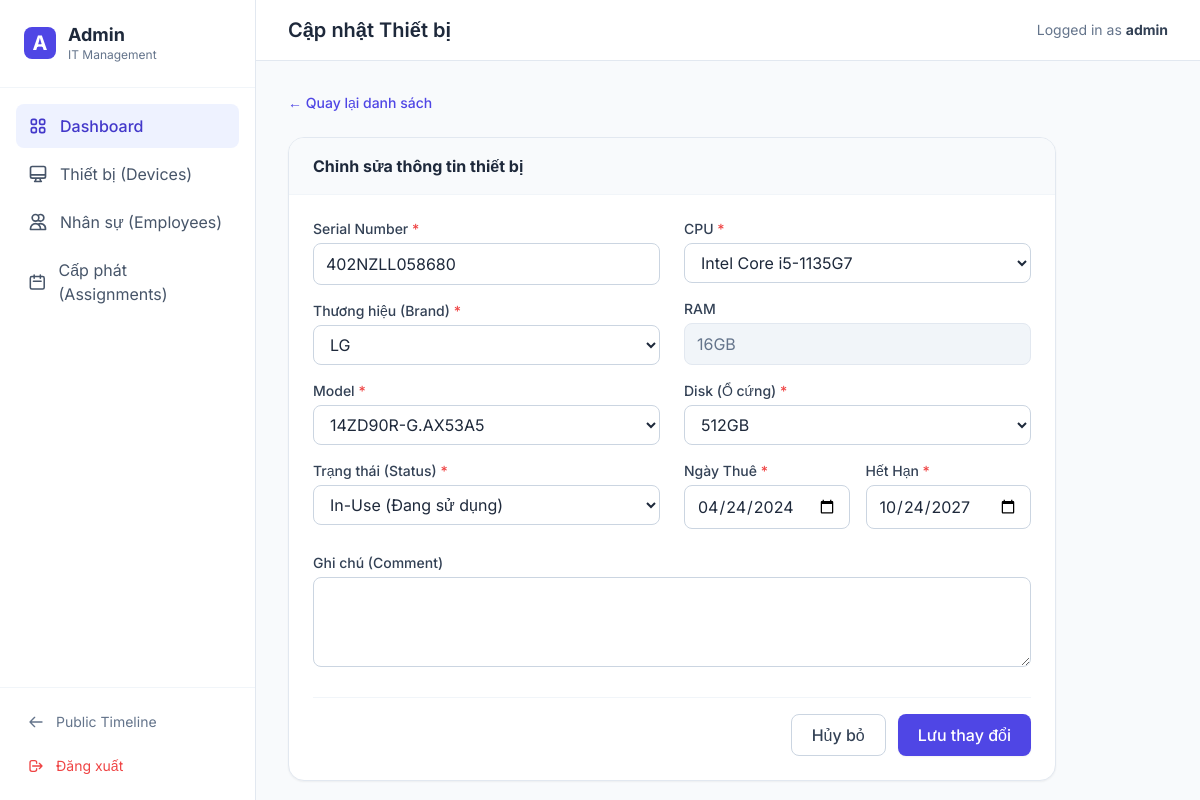
The page /admin/device/edit/72 (signed in) on the database its author committed.
### models.py (models this page shows)
class AdminUser(UserMixin, db.Model):
    __tablename__ = 'admin_user'
    id = db.Column(db.Integer, primary_key=True)
    username = db.Column(db.String(80), unique=True, nullable=False)
    password_hash = db.Column(db.String(255), nullable=False)

class Device(db.Model):
    __tablename__ = 'device'
    id = db.Column(db.Integer, primary_key=True)
    serial_number = db.Column(db.String(100), unique=True, nullable=False)
    rent_startdate = db.Column(db.Date, nullable=False)
    rent_expired = db.Column(db.Date, nullable=False)
    model = db.Column(db.String(100), nullable=False)
    brandname = db.Column(db.String(100), nullable=False)
    cpu = db.Column(db.String(100))
    ram = db.Column(db.String(50))
    disk = db.Column(db.String(50))
    status = db.Column(db.String(50), nullable=False, default="Active")
    comment = db.Column(db.Text)
    assignments = db.relationship('Assignment', backref='device', lazy=True)

### app.py (the view, shortened to what this page needs)
@app.route('/admin/device/create', methods=['GET', 'POST'])
@app.route('/admin/device/edit/<int:device_id>', methods=['GET', 'POST'])
@login_required
def admin_device_form(device_id=None):
    from models import Device
    from datetime import datetime
    device = Device.query.get_or_404(device_id) if device_id else None
    return render_template('admin_device_form.html', device=device)

### app.py (called while the page is built)
@login_manager.user_loader
def load_user(user_id):
    from models import AdminUser
    return AdminUser.query.get(int(user_id))

### templates/admin_device_form.html (shortened to what this page needs)
{% extends "admin_layout.html" %}
{% block header_title %}{{ 'Cập nhật' if device else 'Thêm Mới' }} Thiết bị{% endblock %}
{% block content %}
<div class="mb-6">
    <a href="{{ url_for('admin_devices') }}"
        class="text-sm text-indigo-600 hover:text-indigo-800 font-medium flex items-center gap-1">
        &larr; Quay lại danh sách
    </a>
</div>
<div class="bg-white rounded-2xl shadow-sm border border-slate-200 overflow-hidden max-w-3xl">
    <div class="px-6 py-4 border-b border-slate-100 bg-slate-50">
        <h3 class="font-bold text-slate-800">{{ 'Chỉnh sửa thông tin thiết bị' if device else 'Nhập thông tin thiết bị
            mới' }}</h3>
    </div>
    <form method="POST" class="p-6">
        <div class="grid grid-cols-1 md:grid-cols-2 gap-6 mb-6">
            <div class="space-y-4">
                <div>
                    <label class="block text-sm font-medium text-slate-700 mb-1">Serial Number <span
                            class="text-red-500">*</span></label>
                    <input type="text" name="serial_number" value="{{ device.serial_number if device else '' }}"
                        required
                        class="w-full px-3 py-2 border border-slate-300 rounded-lg focus:ring-2 focus:ring-indigo-500 focus:border-indigo-500">
                </div>
                <div>
                    <label class="block text-sm font-medium text-slate-700 mb-1">Thương hiệu (Brand) <span
                            class="text-red-500">*</span></label>
                    <select name="brandname"
                        class="w-full px-3 py-2 border border-slate-300 rounded-lg focus:ring-2 focus:ring-indigo-500 focus:border-indigo-500 bg-white">
                        <option value="LG" {% if brandname and device.brandname=='LG' %}selected{% endif %}>LG</option>
                    </select>
                </div>
                <div>
                    <label class="block text-sm font-medium text-slate-700 mb-1">Model <span
                            class="text-red-500">*</span></label>
                    <select name="model" required
                        class="w-full px-3 py-2 border border-slate-300 rounded-lg focus:ring-2 focus:ring-indigo-500 focus:border-indigo-500 bg-white">
                        <option value="14ZD90R-G.AX53A5" {% if device and device.model=='14ZD90R-G.AX53A5' %}selected{%
                            endif %}>14ZD90R-G.AX53A5</option>
                    </select>
                </div>
                <div>
                    <label class="block text-sm font-medium text-slate-700 mb-1">Trạng thái (Status) <span
                            class="text-red-500">*</span></label>
                    <select name="status"
                        class="w-full px-3 py-2 border border-slate-300 rounded-lg focus:ring-2 focus:ring-indigo-500 focus:border-indigo-500 bg-white">
                        <option value="In-Use" {% if device and device.status=='In-Use' %}selected{% endif %}>In-Use
                            (Đang sử dụng)</option>
                    </select>
                </div>
            </div>
            <div class="space-y-4">
                <div>
                    <label class="block text-sm font-medium text-slate-700 mb-1">CPU <span
                            class="text-red-500">*</span></label>
                    <select name="cpu" required
                        class="w-full px-3 py-2 border border-slate-300 rounded-lg focus:ring-2 focus:ring-indigo-500 focus:border-indigo-500 bg-white">
                        <option value="Intel Core i5-1135G7" >Intel Core i5-1135G7</option>
                    </select>
                </div>
                <div>
                    <label class="block text-sm font-medium text-slate-700 mb-1">RAM</label>
                    <input type="text" name="ram" value="16GB" readonly
                        class="w-full px-3 py-2 border border-slate-200 bg-slate-100 text-slate-500 rounded-lg cursor-not-allowed focus:outline-none">
                </div>
                <div>
                    <label class="block text-sm font-medium text-slate-700 mb-1">Disk (Ổ cứng) <span
                            class="text-red-500">*</span></label>
                    <select name="disk" required
                        class="w-full px-3 py-2 border border-slate-300 rounded-lg focus:ring-2 focus:ring-indigo-500 focus:border-indigo-500 bg-white">
                        <option value="512GB" {% if device and device.disk=='512GB' %}selected{% endif %}>512GB</option>
                    </select>
                </div>
                <div class="grid grid-cols-2 gap-4">
                    <div>
                        <label class="block text-sm font-medium text-slate-700 mb-1">Ngày Thuê <span
                                class="text-red-500">*</span></label>
                        <input type="date" name="rent_startdate"
                            value="{{ device.rent_startdate.isoformat() if device and device.rent_startdate else '' }}"
                            class="w-full px-3 py-2 border border-slate-300 rounded-lg focus:ring-2 focus:ring-indigo-500 inline-block">
                    </div>
                    <div>
                        <label class="block text-sm font-medium text-slate-700 mb-1">Hết Hạn <span
                                class="text-red-500">*</span></label>
                        <input type="date" name="rent_expired"
                            value="{{ device.rent_expired.isoformat() if device and device.rent_expired else '' }}"
                            class="w-full px-3 py-2 border border-slate-300 rounded-lg focus:ring-2 focus:ring-indigo-500 inline-block">
                    </div>
                </div>
            </div>
        </div>
        <div class="mb-6">
            <label class="block text-sm font-medium text-slate-700 mb-1">Ghi chú (Comment)</label>
            <textarea name="comment" rows="3"
                class="w-full px-3 py-2 border border-slate-300 rounded-lg focus:ring-2 focus:ring-indigo-500"></textarea>
        </div>
        <div class="flex justify-end gap-3 pt-4 border-t border-slate-100">
            <a href="{{ url_for('admin_devices') }}"
                class="px-5 py-2 border border-slate-300 rounded-lg text-slate-700 hover:bg-slate-50 transition-colors font-medium">Hủy
                bỏ</a>
            <button type="submit"
                class="px-5 py-2 bg-indigo-600 hover:bg-indigo-700 text-white rounded-lg font-medium transition-colors shadow-sm">
                {{ 'Lưu thay đổi' if device else 'Thêm thiết bị' }}
            </button>
        </div>
    </form>
</div>
{% endblock %}

### templates/admin_layout.html (shortened to what this page needs)
<!DOCTYPE html>
<html lang="en">
<head>
    <script src="https://cdn.tailwindcss.com"></script>
</head>
<body class="bg-slate-50 text-slate-800 antialiased flex h-screen overflow-hidden">
    <aside class="w-64 bg-white border-r border-slate-200 flex flex-col">
        <div class="p-6 border-b border-slate-100 flex items-center gap-3">
            <div class="w-8 h-8 bg-indigo-600 rounded-lg flex items-center justify-center text-white font-bold text-xl">
                A</div>
            <div>
                <h1 class="font-bold text-lg leading-tight">Admin</h1>
                <p class="text-xs text-slate-500">IT Management</p>
            </div>
        </div>
        <nav class="flex-1 p-4 space-y-1 overflow-y-auto">
            <a href="/admin"
                class="flex items-center gap-3 px-3 py-2.5 rounded-lg bg-indigo-50 text-indigo-700 font-medium">
                Dashboard
            </a>
            <a href="/admin/devices"
                class="flex items-center gap-3 px-3 py-2.5 rounded-lg text-slate-600 hover:bg-slate-50 hover:text-slate-900 transition-colors">
                <svg class="w-5 h-5" fill="none" stroke="currentColor" viewBox="0 0 24 24">
                    <path stroke-linecap="round" stroke-linejoin="round" stroke-width="2"
                        d="M9.75 17L9 20l-1 1h8l-1-1-.75-3M3 13h18M5 17h14a2 2 0 002-2V5a2 2 0 00-2-2H5a2 2 0 00-2 2v10a2 2 0 002 2z">
                    </path>
                </svg>
                Thiết bị (Devices)
            </a>
            <a href="/admin/employees"
                class="flex items-center gap-3 px-3 py-2.5 rounded-lg text-slate-600 hover:bg-slate-50 hover:text-slate-900 transition-colors">
                <svg class="w-5 h-5" fill="none" stroke="currentColor" viewBox="0 0 24 24">
                    <path stroke-linecap="round" stroke-linejoin="round" stroke-width="2"
                        d="M12 4.354a4 4 0 110 5.292M15 21H3v-1a6 6 0 0112 0v1zm0 0h6v-1a6 6 0 00-9-5.197M13 7a4 4 0 11-8 0 4 4 0 018 0z">
                    </path>
                </svg>
                Nhân sự (Employees)
            </a>
            <a href="/admin/assignments"
                class="flex items-center gap-3 px-3 py-2.5 rounded-lg text-slate-600 hover:bg-slate-50 hover:text-slate-900 transition-colors">
                <svg class="w-5 h-5" fill="none" stroke="currentColor" viewBox="0 0 24 24">
                    <path stroke-linecap="round" stroke-linejoin="round" stroke-width="2"
                        d="M8 7V3m8 4V3m-9 8h10M5 21h14a2 2 0 002-2V7a2 2 0 00-2-2H5a2 2 0 00-2 2v12a2 2 0 002 2z">
                    </path>
                </svg>
                Cấp phát (Assignments)
            </a>
        </nav>
        <div class="p-4 border-t border-slate-100">
            <a href="/"
                class="flex items-center gap-3 px-3 py-2 rounded-lg text-sm text-slate-500 hover:text-slate-700 hover:bg-slate-50 transition-colors">
                <svg class="w-4 h-4" fill="none" stroke="currentColor" viewBox="0 0 24 24">
                    <path stroke-linecap="round" stroke-linejoin="round" stroke-width="2"
                        d="M10 19l-7-7m0 0l7-7m-7 7h18"></path>
                </svg>
                Public Timeline
            </a>
            <a href="/logout"
                class="flex items-center gap-3 px-3 py-2 mt-2 rounded-lg text-sm text-red-500 hover:text-red-700 hover:bg-red-50 transition-colors">
                <svg class="w-4 h-4" fill="none" stroke="currentColor" viewBox="0 0 24 24">
                    <path stroke-linecap="round" stroke-linejoin="round" stroke-width="2"
                        d="M17 16l4-4m0 0l-4-4m4 4H7m6 4v1a3 3 0 01-3 3H6a3 3 0 01-3-3V7a3 3 0 013-3h4a3 3 0 013 3v1">
                    </path>
                </svg>
                Đăng xuất
            </a>
        </div>
    </aside>
    <main class="flex-1 flex flex-col h-full bg-slate-50 overflow-y-auto">
        <header
            class="bg-white border-b border-slate-200 px-8 py-4 flex justify-between items-center sticky top-0 z-10">
            <h2 class="text-xl font-semibold text-slate-800">
                {% block header_title %}Tổng quan (Dashboard){% endblock %}
            </h2>
            <div class="text-sm text-slate-500">
                Logged in as <span class="font-bold text-slate-700">{{ current_user.username }}</span>
            </div>
        </header>
        <div class="p-8 max-w-7xl w-full mx-auto">
            {% block content %}{% endblock %}
        </div>
    </main>
</body>
</html>

### templates/admin_layout.html (style rules this page uses)
body { font-family: 'Inter', sans-serif; }

### rows shown on the page
AdminUser: username "admin"
Device: serial_number "402NZLL058680", model "14ZD90R-G.AX53A5", status "In-Use (Đang sử dụng)", rent_startdate "04/24/2024", rent_expired "10/24/2027"

### other values the page prints
{{ 'Cập nhật' if device else 'Thêm Mới' }} "Cập nhật"
{{ 'Lưu thay đổi' if device else 'Thêm thiết bị' }} "Lưu thay đổi"
